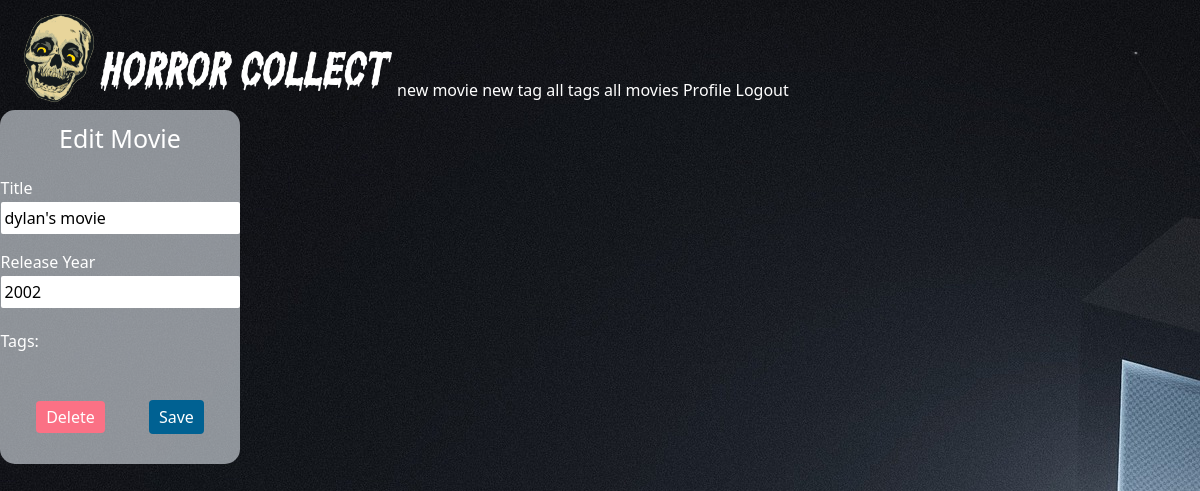
/movies/1/edit (signed in), run on an earlier commit of the app's database.
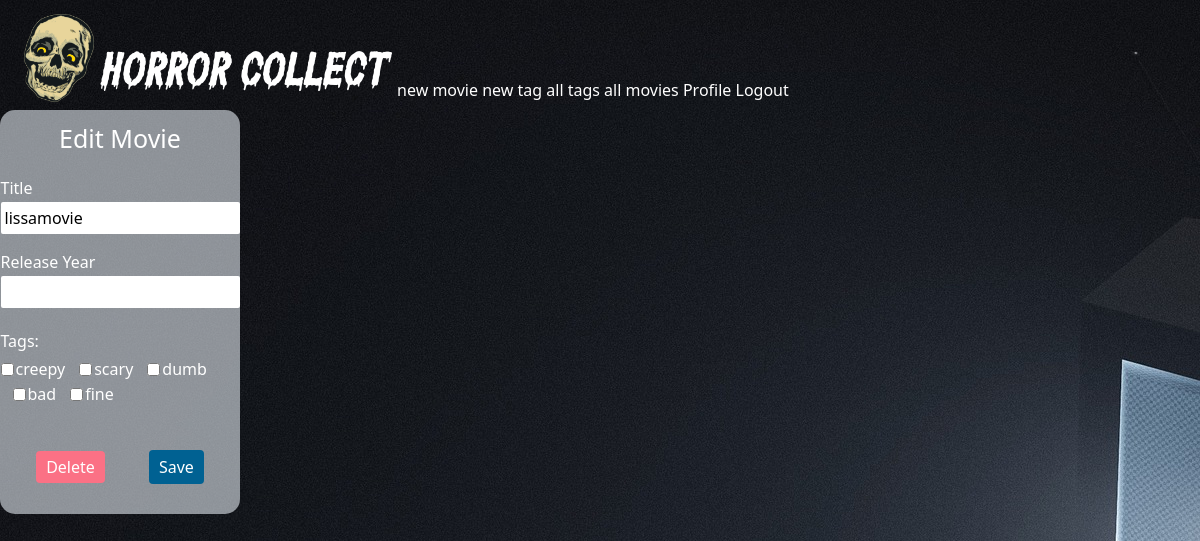
And on a later commit of the database.
### app/models.py (models this page shows)
class Movie(db.Model):
  id = db.Column(db.Integer, primary_key=True)
  title = db.Column(db.String(255), nullable=False)
  release_year = db.Column(db.String(4))
  tags = db.relationship('Tag', secondary='movie_tags', back_populates='movies')

### app/controllers/movies.py (the view, shortened to what this page needs)
@movies.route('/movies/<id>/edit', methods=['GET', 'POST'])
@login_required
def edit(id):
  movie=Movie.query.get(id)
  form = MovieForm(obj=movie)
  return render_template('movies/edit.html', form=form, movie=movie)

### app/forms/main.py
class MovieForm(FlaskForm):
  title = StringField('Title')
  release_year = StringField('Release Year)')
  tags = QuerySelectMultipleField('Tags',
    query_factory=lambda: Tag.query, get_label='name')
  submit = SubmitField('Submit')

### app/__init__.py (called while the page is built)
@login_manager.user_loader
def load_user(user_id):
    return User.query.get(int(user_id))

### app/templates/movies/edit.html
{% extends 'layouts/base.html' %} {% block content %}
<form class="w-[240px]" method="POST">
  <p class="title">Edit Movie</p>
  <div class="inputs">
    <div class="enter">
      <label>Title</label>
      <input
      class="input text-black"
      type="text"
      name="title"
      value="{{ form.title.data }}"
      required
    />
    </div>
    <div class="enter">
      <label>Release Year</label>
      <input
        class="input text-black"
        type="number"
        name="release_year"
        minlength="4"
        maxlength="4"
        value="{{ form.release_year.data }}"
        required
      />
    </div>
    <div class="w-full my-3">
      <p>Tags:</p>
      <div class="justify-start mt-1 flex flex-row space-x-3 flex-wrap">
        {% for tag in form.tags %}
        <div class="flex flex-row items-center">
          <input type="checkbox" name="tags" />
          <label for="tags">{{ tag }}</label>
        </div>
        {% endfor %}
      </div>
    </div>
  </div>
  <div class="button-pair">
    <a class="button bg-rose-400" href="{{ url_for('movies.delete', id=movie.id) }}">Delete</a>
    <button class="button">Save</button>
  </div>
</form>
{% endblock %}

What changed in the data, as far as the page shows it:
changed Movie: title "dylan's movie" → "lissamovie"; release_year "2002" → (not shown)
